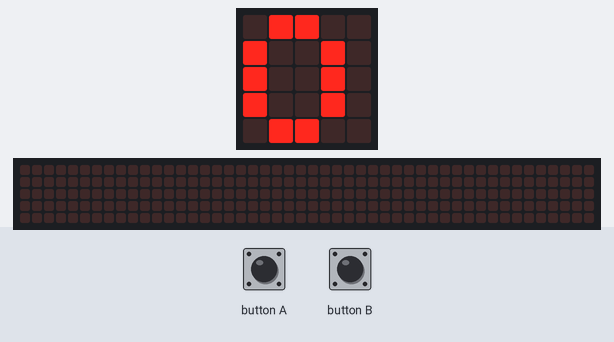
Bench run of a program on a simulated BBC micro:bit (MakeCode). On the bench: the board's 5×5 LED display, a strip that is not on the board, showing the scrolling text unrolled. The test bench sets the inputs (shaded band). Random numbers come from a fixed seed; the 48×5 strip is a reading aid, not a part: it shows the text the display is scrolling, unrolled, one strip-width of it at a time.

Above: at 11.6 s.
11.7 s: button A pressed for 0.15 s
At 12.03 s:
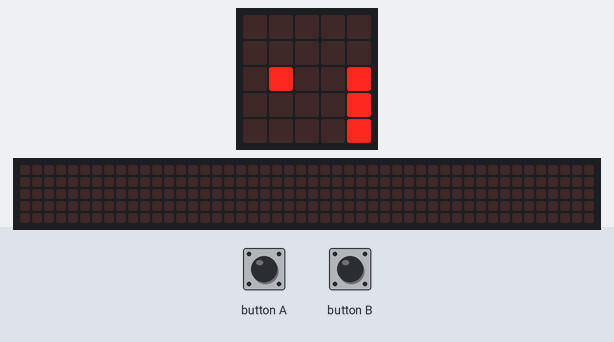
At 17.5 s:
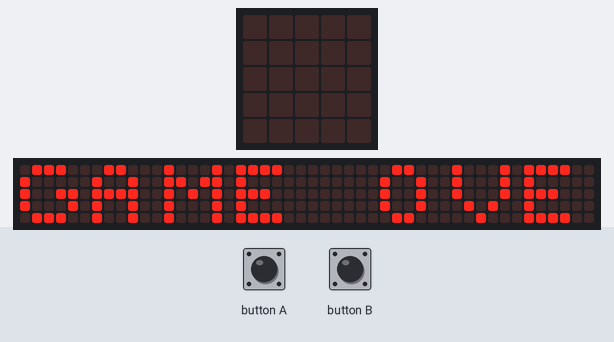

Measured:
- after the input at 11.7 s, the display: changes after 0.16 s (image 1)
- what the display in image 2 shows lasts 0.6 s, from 17.1 s to 17.7 s

The program:

main.py
```python
bird_x = 1
bird_y = 2
score = 0
pipes: List[List[number]] = []
gravity_timer = 0
pipe_timer = 0
spawn_steps = 0

def reset_game():
    global bird_y, score, pipes, gravity_timer, pipe_timer, spawn_steps
    bird_y = 2
    score = 0
    pipes = [[4, randint(0, 3)]]
    gravity_timer = 0
    pipe_timer = 0
    spawn_steps = 0

def draw_game():
    basic.clear_screen()
    for p in pipes:
        px = p[0]
        gap = p[1]
        for y in range(5):
            if y != gap and y != gap + 1:
                led.plot(px, y)
    led.plot(bird_x, bird_y)

def is_collision():
    if bird_y > 4:
        return True
    for p in pipes:
        if p[0] == bird_x:
            if bird_y != p[1] and bird_y != p[1] + 1:
                return True
    return False

def wait_for_restart():
    while not input.button_is_pressed(Button.A) and not input.button_is_pressed(Button.B):
        basic.pause(50)
    while input.button_is_pressed(Button.A) or input.button_is_pressed(Button.B):
        basic.pause(50)

reset_game()
a_ingedrukt = False
b_ingedrukt = False

while True:
    a_nu = input.button_is_pressed(Button.A)
    b_nu = input.button_is_pressed(Button.B)

    # Fladderen omhoog bij A of B
    if (a_nu and not a_ingedrukt) or (b_nu and not b_ingedrukt):
        if bird_y > 0:
            bird_y -= 1
        gravity_timer = 0

    a_ingedrukt = a_nu
    b_ingedrukt = b_nu

    # Zwaartekracht trekt vogel langzaam omlaag
    gravity_timer += 1
    if gravity_timer >= 7:
        gravity_timer = 0
        bird_y += 1

    if is_collision():
        basic.show_string("GAME OVER")
        basic.show_number(score)
        wait_for_restart()
        reset_game()
        continue

    # Buizen verschuiven (wordt langzaam sneller)
    speed = 8 - Math.idiv(score, 8)
    if speed < 5:
        speed = 5

    pipe_timer += 1
    if pipe_timer >= speed:
        pipe_timer = 0
        i = len(pipes) - 1
        while i >= 0:
            pipes[i][0] -= 1
            if pipes[i][0] < 0:
                pipes.pop(i)
                score += 1
            i -= 1

        spawn_steps += 1
        if spawn_steps >= 3:
            spawn_steps = 0
            pipes.append([4, randint(0, 3)])

    if is_collision():
        basic.show_string("GAME OVER")
        basic.show_number(score)
        wait_for_restart()
        reset_game()
        continue

    draw_game()
    basic.pause(60)
```
